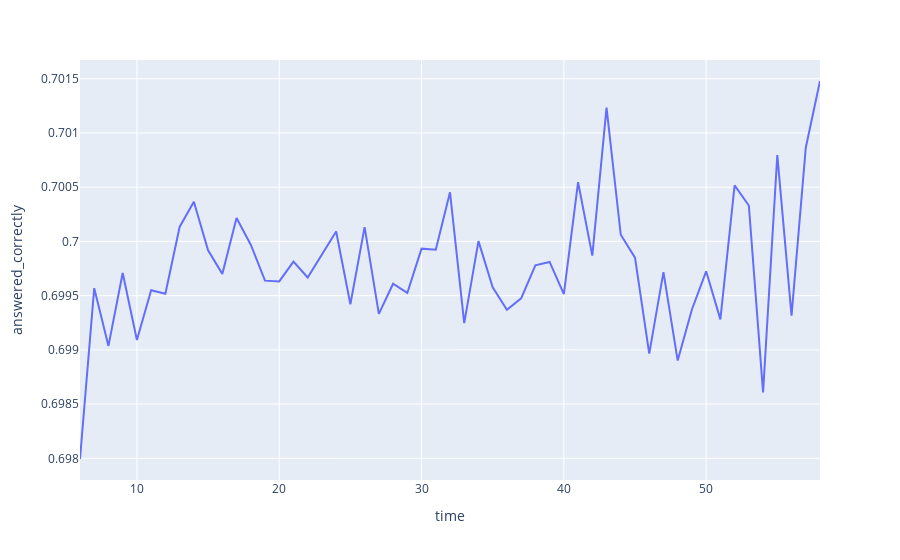

Write notebook code for a chart like this one.
### Markdown cell above
Посмотрим на зависимость правильных ответов от затраченного на вопрос времени

### Code cell
result = ((train.filter(
    # отбросим слишком большие значения времени
    (pl.col('prior_question_elapsed_time') < pl.col('prior_question_elapsed_time').quantile(0.95)) &
    # отбросим слишком малые значения времени
    (pl.col('prior_question_elapsed_time') > pl.col('prior_question_elapsed_time').quantile(0.05))
).select(
    # для соответствия столбцов делаем сдвиг
    pl.col('prior_question_elapsed_time').slice(1, None),
    pl.col('answered_correctly').slice(0, pl.col('answered_correctly').count() - 1)
).group_by(
    # группируем по сглаженному до секунд времени
    (pl.col('prior_question_elapsed_time') // 1000).alias('time')
# считаем среднее количество правильных ответов
).agg(pl.col('answered_correctly').mean()))
          .sort(pl.col('time'))
          .collect(streaming=True))

# строим график
px.line(result, x='time', y='answered_correctly')

### Figure 1 — Plotly figure (JSON) as saved in the notebook; plotly's stock layout.template omitted (floating-point values rounded to 4 significant figures)
{"data": [{"hovertemplate": "time=%{x}<br>answered_correctly=%{y}<extra></extra>", "legendgroup": "", "line": {"color": "#636efa", "dash": "solid"}, "marker": {"symbol": "circle"}, "mode": "lines", "name": "", "orientation": "v", "showlegend": false, "type": "scatter", "x": [6, 7, 8, 9, 10, 11, 12, 13, 14, 15, 16, 17, 18, 19, 20, 21, 22, 23, 24, 25, 26, 27, 28, 29, 30, 31, 32, 33, 34, 35, 36, 37, 38, 39, 40, 41, 42, 43, 44, 45, 46, 47, 48, 49, 50, 51, 52, 53, 54, 55, 56, 57, 58], "xaxis": "x", "y": [0.698, 0.6996, 0.699, 0.6997, 0.6991, 0.6995, 0.6995, 0.7001, 0.7004, 0.6999, 0.6997, 0.7002, 0.7, 0.6996, 0.6996, 0.6998, 0.6997, 0.6999, 0.7001, 0.6994, 0.7001, 0.6993, 0.6996, 0.6995, 0.6999, 0.6999, 0.7005, 0.6992, 0.7, 0.6996, 0.6994, 0.6995, 0.6998, 0.6998, 0.6995, 0.7005, 0.6999, 0.7012, 0.7001, 0.6999, 0.699, 0.6997, 0.6989, 0.6994, 0.6997, 0.6993, 0.7005, 0.7003, 0.6986, 0.7008, 0.6993, 0.7009, 0.7015], "yaxis": "y"}], "layout": {"legend": {"tracegroupgap": 0}, "margin": {"t": 60}, "xaxis": {"anchor": "y", "domain": [0, 1], "title": {"text": "time"}}, "yaxis": {"anchor": "x", "domain": [0, 1], "title": {"text": "answered_correctly"}}}}
